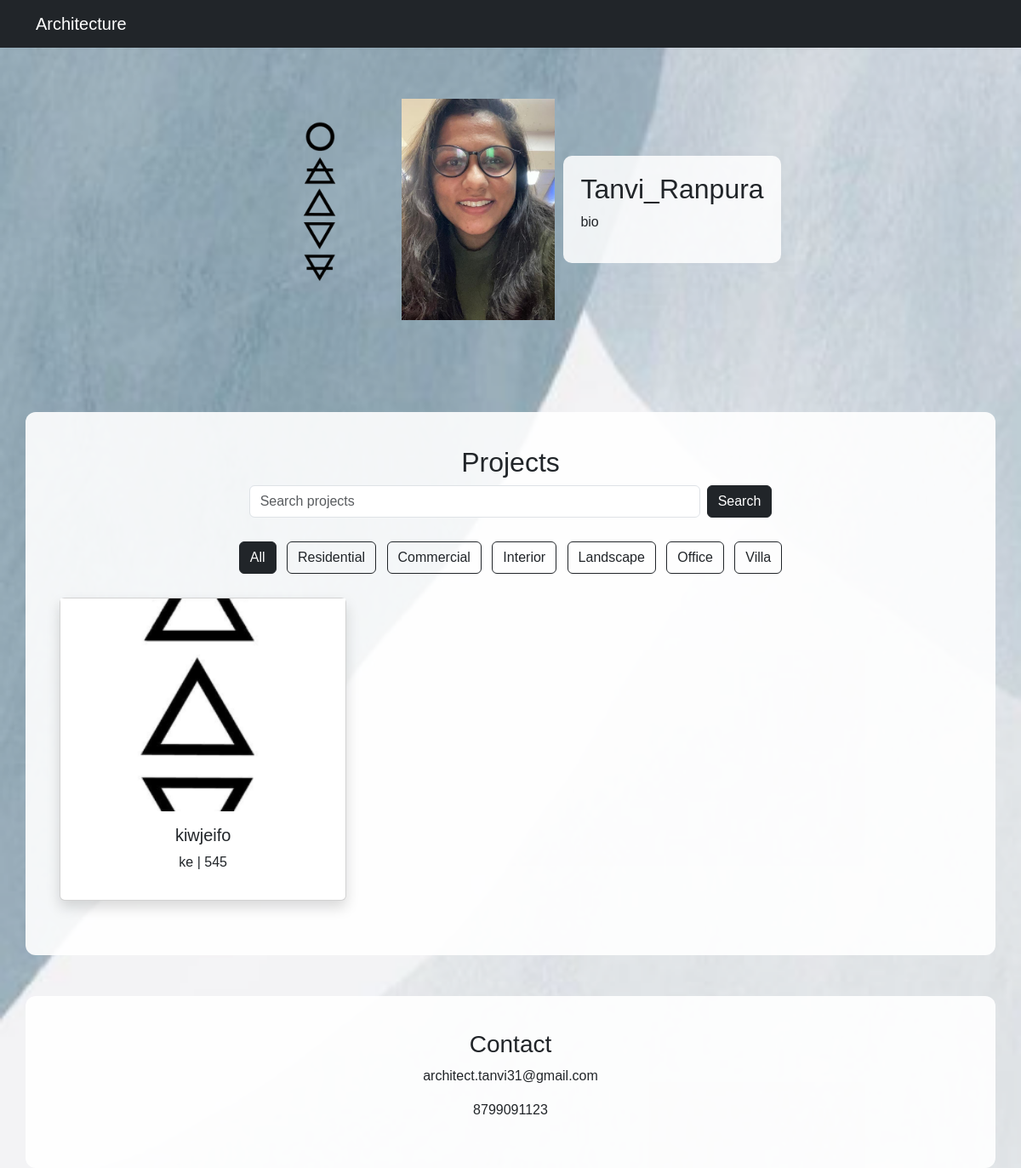
The page / on the database its author committed.
### portfolio/models.py (models this page shows, shortened)
class Profile(models.Model):
    name = models.CharField(max_length=200)
    bio = models.TextField()
    profile_image = models.ImageField(upload_to='profile/')
    email = models.EmailField()
    phone = models.CharField(max_length=20)

class Category(models.Model):
    name = models.CharField(max_length=100)

class Project(models.Model):
    title = models.CharField(max_length=200)
    category = models.ForeignKey(Category, on_delete=models.SET_NULL, null=True)
    cover_image = models.ImageField(upload_to='projects/')
    description = models.TextField()
    location = models.CharField(max_length=200)
    year = models.IntegerField()
    created_at = models.DateTimeField(auto_now_add=True)

### portfolio/views.py (the view)
# urls.py: path('', views.home, name='home'),
def home(request):
    profile = Profile.objects.first()
    categories = Category.objects.all()
    search_query = request.GET.get('search')
    if search_query:
        projects = Project.objects.filter(
            title__icontains=search_query
        ).order_by('-created_at')
    else:
        projects = Project.objects.all().order_by('-created_at')
    context = {
        'profile': profile,
        'projects': projects,
        'categories': categories
    }
    return render(request, 'home.html', context)

### portfolio/templates/home.html (shortened to what this page needs)
<!DOCTYPE html>
<html>
<head>
<link href="https://cdn.jsdelivr.net/npm/bootstrap@5.3.2/dist/css/bootstrap.min.css" rel="stylesheet">
</head>
<body>
<nav class="navbar navbar-dark bg-dark">
<div class="container">
<a class="navbar-brand">Architecture</a>
</div>
</nav>
<section class="info-section">
<img src="/static/logo.png" class="logo">
{% if profile.profile_image %}
<img src="{{ profile.profile_image.url }}" class="owner-img">
{% endif %}
<div class="owner-text">
<h2>{{ profile.name }}</h2>
<p>{{ profile.bio }}</p>
</div>
</section>
<div class="container mt-5 section-box">
<h2 class="text-center">Projects</h2>
<form method="GET" class="d-flex justify-content-center mb-4">
<input type="text" name="search" class="form-control w-50" placeholder="Search projects">
<button class="btn btn-dark ms-2">Search</button>
</form>
<div class="text-center mb-4">
<button class="btn btn-dark m-1" onclick="filterProjects('all')">All</button>
{% for category in categories %}
<button class="btn btn-outline-dark m-1"
onclick="filterProjects('{{ category.name }}')">
{{ category.name }}
</button>
{% endfor %}
</div>
<div class="row">
{% for project in projects %}
<div class="col-md-4 mb-4 project-item"
data-category="{{ project.category.name }}">
<div class="card shadow">
<img src="{{ project.cover_image.url }}"
data-bs-toggle="modal"
data-bs-target="#project{{ project.id }}">
<div class="card-body text-center">
<h5>{{ project.title }}</h5>
<p>{{ project.location }} | {{ project.year }}</p>
</div>
</div>
</div>
{% endfor %}
</div>
</div>
<div class="container text-center mt-5 section-box">
<h3>Contact</h3>
<p>{{ profile.email }}</p>
<p>{{ profile.phone }}</p>
</div>
</body>
</html>

### portfolio/templates/home.html (style rules this page uses)
body { font-family:Arial; margin:0; background-image:url("/static/background.png"); background-size:cover; background-position:center; background-attachment:fixed; }
.info-section { padding:60px; display:flex; align-items:center; justify-content:center; gap:10px; flex-wrap:wrap; }
.logo { width:180px; height:260px; object-fit:contain; }
.owner-img { width:180px; height:260px; object-fit:cover; object-position:center; border-radius:0; display:block; }
.owner-text { background:rgba(255,255,255,0.85); padding:20px; border-radius:10px; max-width:400px; }
.section-box { background:rgba(255,255,255,0.9); padding:40px; border-radius:12px; }
.card img { height:250px; object-fit:cover; cursor:pointer; }
.project-item { transition:0.3s; }

### rows shown on the page
Profile: profile_image (picture), name "Tanvi_Ranpura", bio "bio", email "architect.tanvi31@gmail.com", phone "8799091123"
Category: name "Residential"
Category: name "Commercial"
Category: name "Interior"
Category: name "Landscape"
Category: name "Office"
Category: name "Villa"
Project: cover_image (picture), title "kiwjeifo", location "ke", year "545"
